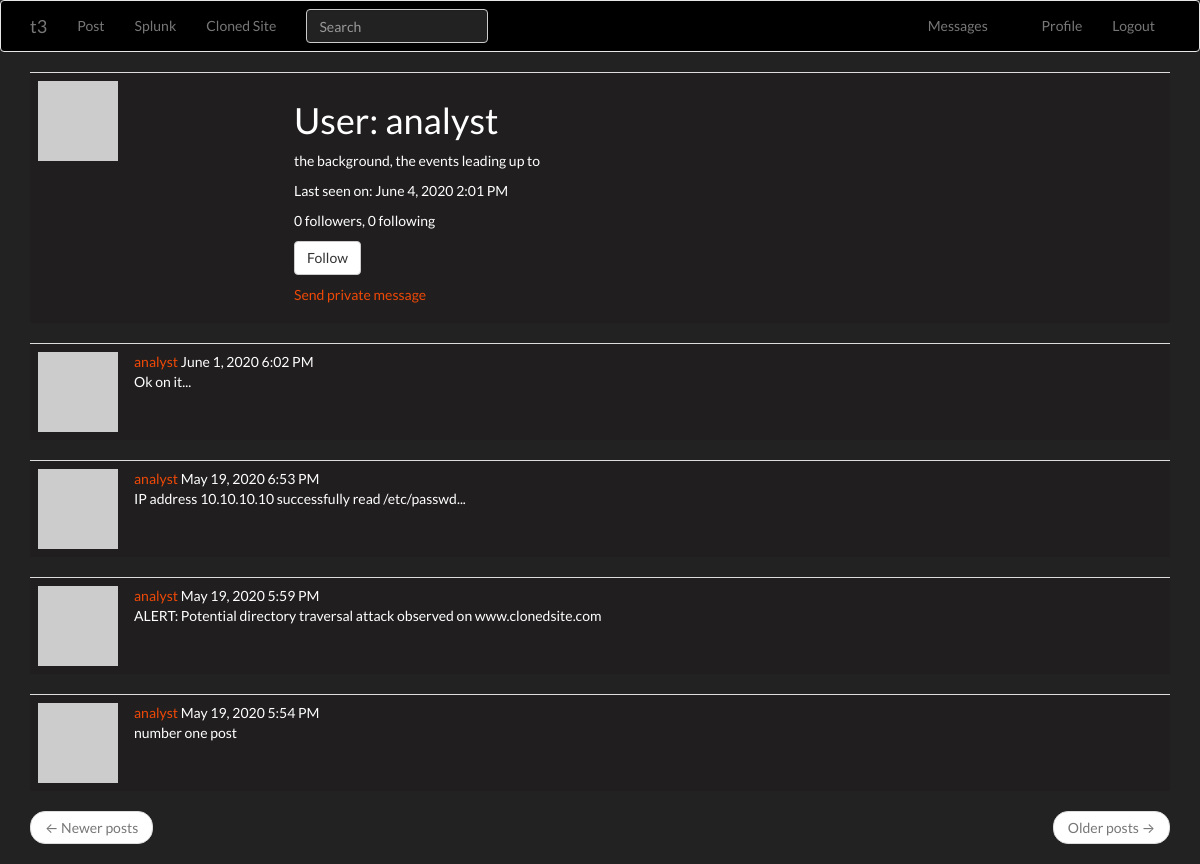
The app's page /user/analyst (signed in) with its own data.
### app/models.py (models this page shows, shortened)
class PaginatedAPIMixin(object):
    @staticmethod
    def to_collection_dict(query, page, per_page, endpoint, **kwargs):
        resources = query.paginate(page, per_page, False)
        data = {
            'items': [item.to_dict() for item in resources.items],
            '_meta': {
                'page': page,
                'per_page': per_page,
                'total_pages': resources.pages,
                'total_items': resources.total
            },
            '_links': {
                'self': url_for(endpoint, page=page, per_page=per_page,
                                **kwargs),
                'next': url_for(endpoint, page=page + 1, per_page=per_page,
                                **kwargs) if resources.has_next else None,
                'prev': url_for(endpoint, page=page - 1, per_page=per_page,
                                **kwargs) if resources.has_prev else None
            }
        }
        return data

class User(UserMixin, PaginatedAPIMixin, db.Model):
    id = db.Column(db.Integer, primary_key=True)
    username = db.Column(db.String(64), index=True, unique=True)
    email = db.Column(db.String(120), index=True, unique=True)
    password_hash = db.Column(db.String(128))
    posts = db.relationship('Post', backref='author', lazy='dynamic')
    about_me = db.Column(db.String(140))
    last_seen = db.Column(db.DateTime, default=datetime.utcnow)
    token = db.Column(db.String(32), index=True, unique=True)
    token_expiration = db.Column(db.DateTime)
    followed = db.relationship(
        'User', secondary=followers,
        primaryjoin=(followers.c.follower_id == id),
        secondaryjoin=(followers.c.followed_id == id),
        backref=db.backref('followers', lazy='dynamic'), lazy='dynamic')
    messages_sent = db.relationship('Message',
                                    foreign_keys='Message.sender_id',
                                    backref='author', lazy='dynamic')
    messages_received = db.relationship('Message',
                                        foreign_keys='Message.recipient_id',
                                        backref='recipient', lazy='dynamic')
    last_message_read_time = db.Column(db.DateTime)
    notifications = db.relationship('Notification', backref='user',
                                    lazy='dynamic')
    tasks = db.relationship('Task', backref='user', lazy='dynamic')
    def avatar(self, size):
        digest = md5(self.email.lower().encode('utf-8')).hexdigest()
        return 'https://www.gravatar.com/avatar/{}?d=identicon&s={}'.format(
            digest, size)
    def is_following(self, user):
        return self.followed.filter(
            followers.c.followed_id == user.id).count() > 0
    def new_messages(self):
        last_read_time = self.last_message_read_time or datetime(1900, 1, 1)
        return Message.query.filter_by(recipient=self).filter(
            Message.timestamp > last_read_time).count()
    def get_tasks_in_progress(self):
        return Task.query.filter_by(user=self, complete=False).all()

class SearchableMixin(object):
    @classmethod
    def before_commit(cls, session):
        session._changes = {
            'add': list(session.new),
            'update': list(session.dirty),
            'delete': list(session.deleted)
        }
    @classmethod
    def after_commit(cls, session):
        for obj in session._changes['add']:
            if isinstance(obj, SearchableMixin):
                add_to_index(obj.__tablename__, obj)
        for obj in session._changes['update']:
            if isinstance(obj, SearchableMixin):
                add_to_index(obj.__tablename__, obj)
        for obj in session._changes['delete']:
            if isinstance(obj, SearchableMixin):
                remove_from_index(obj.__tablename__, obj)
        session._changes = None

class Post(SearchableMixin, db.Model):
    __searchable__ = ['body']
    id = db.Column(db.Integer, primary_key=True)
    body = db.Column(db.String(140))
    timestamp = db.Column(db.DateTime, index=True, default=datetime.utcnow)
    user_id = db.Column(db.Integer, db.ForeignKey('user.id'))
    language = db.Column(db.String(5))

### app/main/routes.py (the view)
@bp.route('/user/<username>')
@login_required
def user(username):
    user = User.query.filter_by(username=username).first_or_404()
    page = request.args.get('page', 1, type=int)
    posts = user.posts.order_by(Post.timestamp.desc()).paginate(
        page, current_app.config['POSTS_PER_PAGE'], False)
    next_url = url_for('main.user', username=user.username,
                       page=posts.next_num) if posts.has_next else None
    prev_url = url_for('main.user', username=user.username,
                       page=posts.prev_num) if posts.has_prev else None
    form = EmptyForm()
    return render_template('user.html', user=user, posts=posts.items,
                           next_url=next_url, prev_url=prev_url, form=form)

### app/main/forms.py
class SearchForm(FlaskForm):
    q = StringField(_l('Search'), validators=[DataRequired()])
    def __init__(self, *args, **kwargs):
        if 'formdata' not in kwargs:
            kwargs['formdata'] = request.args
        if 'csrf_enabled' not in kwargs:
            kwargs['csrf_enabled'] = False
        super(SearchForm, self).__init__(*args, **kwargs)

class EmptyForm(FlaskForm):
    submit = SubmitField('Submit')

### app/main/routes.py (called while the page is built)
@bp.before_app_request
def before_request():
    if current_user.is_authenticated:
        current_user.last_seen = datetime.utcnow()
        db.session.commit()
        g.search_form = SearchForm()
    g.locale = str(get_locale())

### app/models.py (called while the page is built)
@login.user_loader
def load_user(id):
    return User.query.get(int(id))

### app/templates/user.html (shortened to what this page needs)
{% extends "base.html" %}
{% block app_content %}
    <table class="table table-hover">
        <tr>
            <td width="256px"><img src="{{ user.avatar(256) }}"></td>
            <td>
                <h1>{{ _('User') }}: {{ user.username }}</h1>
                {% if user.about_me %}<p>{{ user.about_me }}</p>{% endif %}
                {% if user.last_seen %}
                <p>{{ _('Last seen on') }}: {{ moment(user.last_seen).format('LLL') }}</p>
                {% endif %}
                <p>{{ _('%(count)d followers', count=user.followers.count()) }}, {{ _('%(count)d following', count=user.followed.count()) }}</p>
                {% if user == current_user %}
                <p><a href="{{ url_for('main.edit_profile') }}">{{ _('Edit your profile') }}</a></p>
                {% if not current_user.get_task_in_progress('export_posts') %}
                <p><a href="{{ url_for('main.export_posts') }}">{{ _('Export your posts') }}</a></p>
                {% endif %}
                {% elif not current_user.is_following(user) %}
                <p>
                    <form action="{{ url_for('main.follow', username=user.username) }}" method="post">
                        {{ form.submit(value=_('Follow'), class_='btn btn-default') }}
                    </form>
                </p>
                {% endif %}
                {% if user != current_user %}
                <p><a href="{{ url_for('main.send_message', recipient=user.username) }}">{{ _('Send private message') }}</a></p>
                {% endif %}
            </td>
        </tr>
    </table>
    {% for post in posts %}
        {% include '_post.html' %}
    {% endfor %}
    <nav aria-label="...">
        <ul class="pager">
            <li class="previous{% if not prev_url %} disabled{% endif %}">
                <a href="{{ prev_url or '#' }}">
                    <span aria-hidden="true">&larr;</span> {{ _('Newer posts') }}
                </a>
            </li>
            <li class="next{% if not next_url %} disabled{% endif %}">
                <a href="{{ next_url or '#' }}">
                    {{ _('Older posts') }} <span aria-hidden="true">&rarr;</span>
                </a>
            </li>
        </ul>
    </nav>
{% endblock %}

### app/templates/_post.html (shortened to what this page needs)
    <table class="table table-hover">
        <tr>
            <td width="70px">
                <a href="{{ url_for('main.user', username=post.author.username) }}">
                    <img src="{{ post.author.avatar(70) }}" />
                </a>
            </td>
            <td>
                {{ _('%(username)s %(when)s',
                    username=user_link, when=moment(post.timestamp).format('LLL')) }}
                <br>
                <span id="post{{ post.id }}">{{ post.body }}</span>
                {% if post.language and post.language != g.locale %}
                <br><br>
                {% endif %}
            </td>
        </tr>
    </table>

### app/static/style.css (style rules this page uses)
:root { --blue: #375a7f; --indigo: #6610f2; --purple: #6f42c1; --pink: #e83e8c; --red: #E74C3C; --orange: #fd7e14; --yellow: #F39C12; --green: #00bc8c; --teal: #20c997; --cyan: #3498DB; --white: #fff; --gray: #888; --gray-dark: #303030; --primary: #375a7f; --secondary: #444; --success: #00bc8c; --info: #3498DB; --warning: #F39C12; --danger: #E74C3C; --light: #adb5bd; --dark: #303030; --breakpoint-xs: 0; --breakpoint-sm: 576px; --breakpoint-md: 768px; --breakpoint-lg: 992px; --breakpoint-xl: 1200px; --font-family-sans-serif: "Lato", -apple-system, BlinkMacSystemFont, "Segoe UI", Roboto, "Helvetica Neue", Arial, sans-serif, "Apple Color Emoji", "Segoe UI Emoji", "Segoe UI Symbol"; --font-family-monospace: SFMono-Regular, Menlo, Monaco, Consolas, "Liberation Mono", "Courier New", monospace; }
body { margin: 0; font-family: "Lato", -apple-system, BlinkMacSystemFont, "Segoe UI", Roboto, "Helvetica Neue", Arial, sans-serif, "Apple Color Emoji", "Segoe UI Emoji", "Segoe UI Symbol"; font-weight: 400; line-height: 1.5; color: #fff; text-align: left; background-color: #222; }
td { background-color:rgb(32, 30, 30); border-color:rgb(red, green, blue); }
a { color: #ee4908; text-decoration: none; background-color: transparent; }
nav .form-control { color: #222 !important; background-color: #222 !important; }

### records on screen
User: username "analyst", about_me "the background, the events leading up to", last_seen "June 4, 2020 2:01 PM"
Post: body "Ok on it..."
Post: body "IP address 10.10.10.10 successfully read /etc/passwd..."
Post: body "ALERT: Potential directory traversal attack observed on www.clonedsite.com"
Post: body "number one post"
